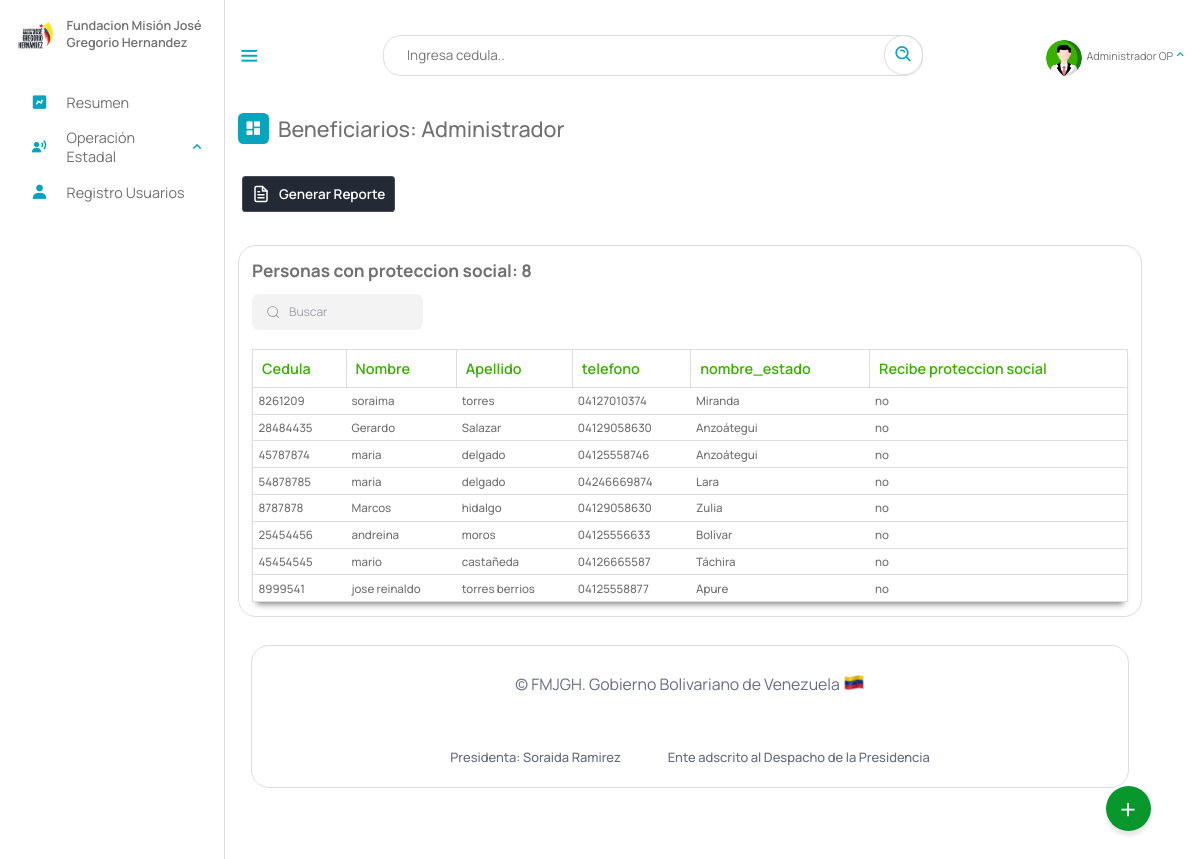
Page /Escritorio/13-proteccionSocial.php (signed in) on the earlier database version.
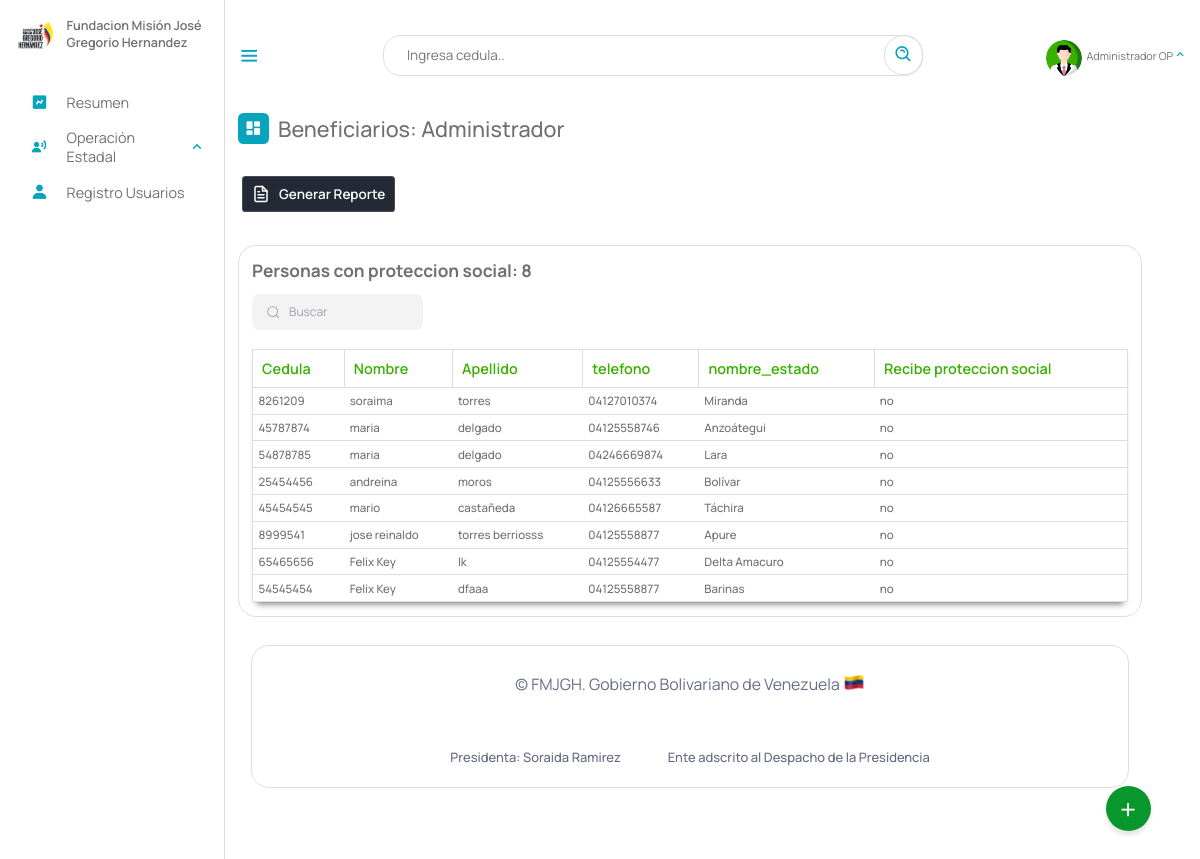
Same page on the later database version.
### tables this page shows
CREATE TABLE `beneficiario` (
  `cedula` int(12) NOT NULL,
  `nombre` text NOT NULL,
  `apellido` text NOT NULL,
  `fecha_naci` date NOT NULL,
  `email` varchar(50) NOT NULL,
  `telefono` varchar(12) NOT NULL,
  `nacionalidad` char(2) NOT NULL,
  `edad` int(2) NOT NULL,
  `sexo` char(1) NOT NULL,
  `edo_civil` text NOT NULL,
  `nro_hijo` int(2) DEFAULT NULL,
  `estado` varchar(10) NOT NULL,
  `municipio` varchar(20) NOT NULL,
  `parroquia` varchar(10) NOT NULL,
  `discapacidad` varchar(10) NOT NULL,
  `atencion_solicitada` varchar(10) NOT NULL,
  `certificado` varchar(50) DEFAULT NULL,
  `registrado_por` text DEFAULT NULL,
  `fecha_registro` date NOT NULL,
  PRIMARY KEY (`cedula`),
  KEY `estado` (`estado`),
  KEY `discapacidad` (`discapacidad`),
  KEY `atencion_solicitada` (`atencion_solicitada`),
  KEY `municipio` (`municipio`),
  KEY `parroquia` (`parroquia`),
  CONSTRAINT `beneficiario_ibfk_1` FOREIGN KEY (`estado`) REFERENCES `estados` (`id_estados`) ON DELETE CASCADE,
  CONSTRAINT `beneficiario_ibfk_2` FOREIGN KEY (`municipio`) REFERENCES `municipios` (`id_municipios`) ON DELETE CASCADE,
  CONSTRAINT `beneficiario_ibfk_3` FOREIGN KEY (`parroquia`) REFERENCES `parroquia` (`id`) ON DELETE CASCADE ON UPDATE CASCADE,
  CONSTRAINT `beneficiario_ibfk_4` FOREIGN KEY (`discapacidad`) REFERENCES `discapacid_e` (`id_e`) ON DELETE CASCADE,
  CONSTRAINT `beneficiario_ibfk_5` FOREIGN KEY (`atencion_solicitada`) REFERENCES `tipoatencion` (`id`) ON DELETE CASCADE
);

CREATE TABLE `estados` (
  `id_estados` varchar(10) NOT NULL,
  `nombre_estado` text NOT NULL,
  `codigo` varchar(255) NOT NULL,
  PRIMARY KEY (`id_estados`)
);

CREATE TABLE `detalles_institucionales` (
  `id` int(11) NOT NULL AUTO_INCREMENT,
  `cedula` int(11) DEFAULT NULL,
  `proteccion_social` char(3) DEFAULT NULL,
  `institucion_registrado` text DEFAULT NULL,
  PRIMARY KEY (`id`),
  KEY `cedula` (`cedula`),
  CONSTRAINT `detalles_institucionales_ibfk_1` FOREIGN KEY (`cedula`) REFERENCES `beneficiario` (`cedula`) ON DELETE CASCADE ON UPDATE CASCADE
);

### php/01-discapacitados.php (called while the page is built, shortened)
<?php
include_once("ManejadorBD.php");
class Discapacitados extends ManejadorBD
{
	private $cnn;
	public function __construct($tipoConexion)
	{
		$this->cnn = parent::conectar($tipoConexion);
	}
	public function PersonasProteccionSocial()
	{
		try {
			$stmt = $this->cnn->prepare("SELECT beneficiario.cedula, beneficiario.nombre, beneficiario.apellido, beneficiario.telefono, estados.nombre_estado, detalles_institucionales.proteccion_social FROM
				beneficiario, estados, detalles_institucionales WHERE
				beneficiario.estado = estados.id_estados and
				beneficiario.cedula = detalles_institucionales.cedula");
			$stmt->setFetchMode(PDO::FETCH_ASSOC);
			$stmt->execute();
			return $stmt->fetchAll();
		} catch (PDOException $error) {
			echo "Error: ejecutando consulta SQL." . $error->getMessage();
			exit();
		}
	}
}

### php/ManejadorBD.php (called while the page is built, shortened)
<?php
	class ManejadorBD extends PDO {
		public $srv	= SRV;
		public $usr	= USR;
		public $pas	= PAS;
		public $dbn	= BDN;
		public function conectar($tipoConexion){
			try{
				switch ($tipoConexion) {
				    case 1:
				        $dsn = "mysql:host=$this->srv;dbname=$this->dbn";
				        break;
				}
				$dbh = new PDO($dsn, $this->usr, $this->pas);
    			$dbh->setAttribute(PDO::ATTR_ERRMODE, PDO::ERRMODE_EXCEPTION);
			}catch(PDOException $error){
                echo "Error al Conectar con la Base de Datos: ".$error->getMessage();
                exit();
			}
            $this->conexionBD = $dbh;
			return $this->conexionBD;
		}
	}
?>

### Escritorio/13-proteccionSocial.php (the view, shortened to what this page needs)
<?php
include_once("partearriba.php");
?>
<div class="dash-contenido">
    <div class="overview">
        <div class="titulo">
            <i class='bx bxs-dashboard'> </i>
            <span class="link-name">Beneficiarios: <?php echo $rol ?></span>
        </div>
    </div>
 <a href=""> <button class="download-button">
        <div class="docs"> Generar Reporte</div>
        <div class="download">
        </div>
    </button></a>
    <div class="tabla-atencion">
        <h2>Personas con proteccion social:
            <?php
            include_once("../php/01-discapacitados.php");
            $aten = new Discapacitados(1);
            $contar = $aten->PersonasProteccionSocial();
            echo count($contar);
            ?>
        </h2>
        <div class="group">
  <input placeholder="Buscar" id= "buscador" type="search" class="inputt">
</div>
<br>
        <table>
            <thead>
                <tr>
                    <th>Cedula</th>
                    <th>Nombre</th>
                    <th>Apellido</th>
                    <th>telefono</th>
                    <th>nombre_estado</th>
                    <th>Recibe proteccion social</th>
                </tr>
            </thead>
            <tbody id="spr">
                <?php
                include_once("../php/01-discapacitados.php");
                $aten = new Discapacitados(1);
                $consulta = $aten->PersonasProteccionSocial();
                if ($consulta) {
                    foreach ($consulta as $registros) {
                ?>
                        <tr>
                            <td><?php echo $registros["cedula"] ?></td>
                            <td><?php echo $registros["nombre"] ?></td>
                            <td><?php echo $registros["apellido"] ?></td>
                            <td><?php echo $registros["telefono"] ?></td>
                            <td><?php echo $registros["nombre_estado"] ?></td>
                            <td><?php echo $registros["proteccion_social"] ?></td>
                        </tr>
                <?php
                    }
                }
                ?>
            </tbody >
        </table>
    </div>
    <?php
    include_once("parteabajo.php");
    ?>

Differences in the rows shown:
removed beneficiario: cedula "28484435", nombre "Gerardo", apellido "Salazar", telefono "04129058630", estado.nombre_estado "Anzoátegui", detalles_institucionales.proteccion_social "no"
removed beneficiario: cedula "8787878", nombre "Marcos", apellido "hidalgo", telefono "04129058630", estado.nombre_estado "Zulia", detalles_institucionales.proteccion_social "no"
changed beneficiario "jose reinaldo": apellido "torres berrios" → "torres berriosss"
added beneficiario: cedula "65465656", nombre "Felix Key", apellido "lk", telefono "04125554477", estado.nombre_estado "Delta Amacuro", detalles_institucionales.proteccion_social "no"
added beneficiario: cedula "54545454", nombre "Felix Key", apellido "dfaaa", telefono "04125558877", estado.nombre_estado "Barinas", detalles_institucionales.proteccion_social "no"
